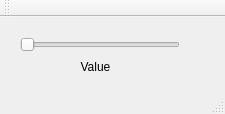
<?xml version="1.0" encoding="UTF-8"?>
<ui version="4.0">
 <class>MainWindow</class>
 <widget class="QMainWindow" name="MainWindow">
  <property name="geometry">
   <rect>
    <x>0</x>
    <y>0</y>
    <width>225</width>
    <height>114</height>
   </rect>
  </property>
  <property name="windowTitle">
   <string>MainWindow</string>
  </property>
  <widget class="QWidget" name="centralWidget">
   <widget class="QSlider" name="horizontalSlider">
    <property name="geometry">
     <rect>
      <x>20</x>
      <y>20</y>
      <width>160</width>
      <height>16</height>
     </rect>
    </property>
    <property name="orientation">
     <enum>Qt::Horizontal</enum>
    </property>
   </widget>
   <widget class="QLabel" name="Brightness">
    <property name="geometry">
     <rect>
      <x>20</x>
      <y>40</y>
      <width>151</width>
      <height>20</height>
     </rect>
    </property>
    <property name="text">
     <string>Value</string>
    </property>
    <property name="alignment">
     <set>Qt::AlignCenter</set>
    </property>
   </widget>
  </widget>
  <widget class="QMenuBar" name="menuBar">
   <property name="geometry">
    <rect>
     <x>0</x>
     <y>0</y>
     <width>225</width>
     <height>17</height>
    </rect>
   </property>
  </widget>
  <widget class="QToolBar" name="mainToolBar">
   <attribute name="toolBarArea">
    <enum>TopToolBarArea</enum>
   </attribute>
   <attribute name="toolBarBreak">
    <bool>false</bool>
   </attribute>
  </widget>
  <widget class="QStatusBar" name="statusBar"/>
 </widget>
 <layoutdefault spacing="6" margin="11"/>
 <resources/>
 <connections/>
</ui>
